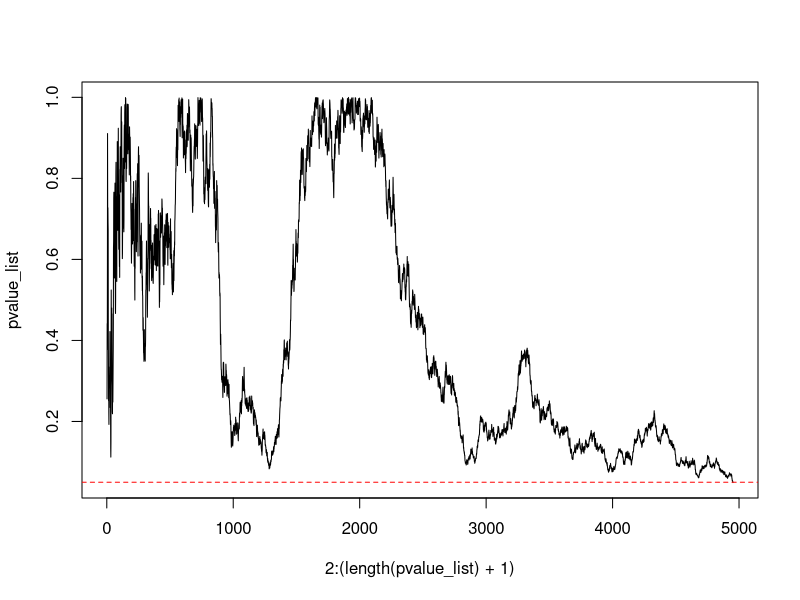
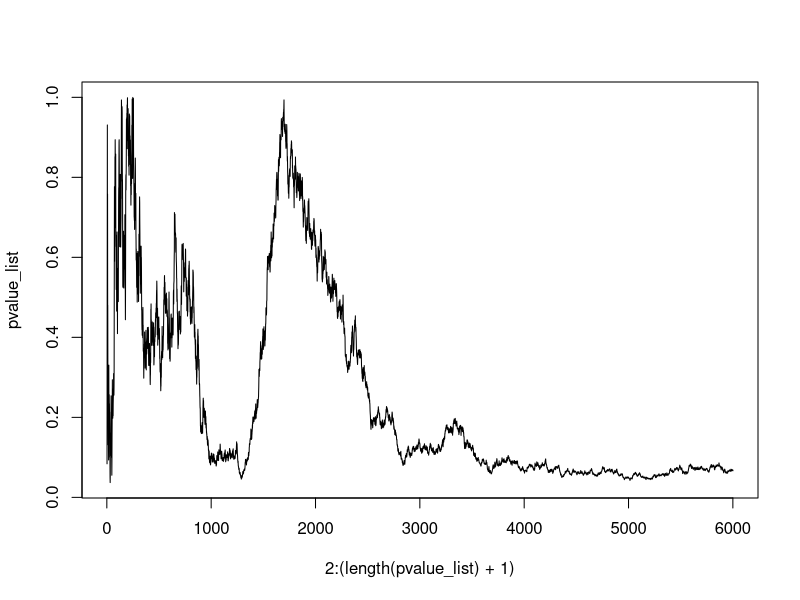

Write R code to recreate these figures, in order.
# first plot code
# questionable practice
# vector to store the p values
pvalue_list <- c()

# set seed
set.seed(1)

# vector with the heights
iq_nl <- rnorm(1, 177, 10) #the std for nl/mne is 9.7cm rounded up to 10cm
iq_mne <- rnorm(1, 177, 10) #the mean for nl is 177.1cm and for mne is 176.6 so rounded for both is 177cm

# loop infinitely
repeat {
  # add a new test result every loop
  iq_nl <- append(iq_nl, rnorm(1, 177, 10))
  iq_mne <- append(iq_mne, rnorm(1, 177, 10))
  
  # perform the t-test
  out <- t.test(iq_nl, iq_mne)
  # append current p value to pvalue_list
  pvalue_list <- append(pvalue_list, out$p.value)
  # if the p value is under 0.05 stop the test
  if (out$p.value < 0.05){
    break
  }
}

# plot the p values
plot(2:(length(pvalue_list)+1), pvalue_list, type = "l")
abline(h=0.05, col = "red", lty=2) #setting the p-value boundary

# second plot code
# showing the first plot is wrong
# vector to store the p values
pvalue_list <- c()

# set seed
set.seed(1)

# vector with the heights
iq_nl <- rnorm(1, 177, 10)
iq_fi <- rnorm(1, 177, 10)

# loop infinitely
for (i in 1:6000) {
  # add a new test result every loop
  iq_nl <- append(iq_nl, rnorm(1, 177, 10))
  iq_fi <- append(iq_mne, rnorm(1, 177, 10))
  
  # perform the t-test
  out <- t.test(iq_nl, iq_mne)
  # append current p value to pvalue_list
  pvalue_list <- append(pvalue_list, out$p.value)
}

# plot the p values
plot(2:(length(pvalue_list)+1), pvalue_list, type = "l")
